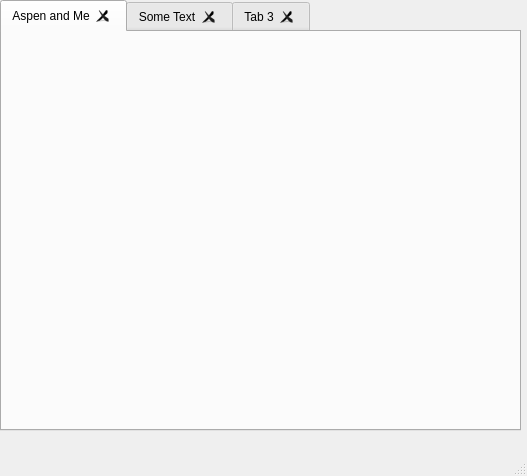
<?xml version="1.0" encoding="UTF-8"?>
<ui version="4.0">
 <class>MainWindow</class>
 <widget class="QMainWindow" name="MainWindow">
  <property name="geometry">
   <rect>
    <x>0</x>
    <y>0</y>
    <width>527</width>
    <height>476</height>
   </rect>
  </property>
  <property name="windowTitle">
   <string>MainWindow</string>
  </property>
  <widget class="QWidget" name="centralwidget">
   <widget class="QTabWidget" name="tabWidget">
    <property name="geometry">
     <rect>
      <x>0</x>
      <y>0</y>
      <width>521</width>
      <height>431</height>
     </rect>
    </property>
    <property name="currentIndex">
     <number>0</number>
    </property>
    <property name="tabsClosable">
     <bool>true</bool>
    </property>
    <widget class="QWidget" name="tab">
     <attribute name="title">
      <string>Aspen and Me</string>
     </attribute>
     <widget class="QLabel" name="label">
      <property name="geometry">
       <rect>
        <x>10</x>
        <y>20</y>
        <width>501</width>
        <height>381</height>
       </rect>
      </property>
      <property name="text">
       <string/>
      </property>
      <property name="pixmap">
       <pixmap>../gui/images/aspen.png</pixmap>
      </property>
     </widget>
    </widget>
    <widget class="QWidget" name="tab_2">
     <attribute name="title">
      <string>Some Text</string>
     </attribute>
     <widget class="QLabel" name="label_2">
      <property name="geometry">
       <rect>
        <x>40</x>
        <y>120</y>
        <width>431</width>
        <height>131</height>
       </rect>
      </property>
      <property name="font">
       <font>
        <pointsize>36</pointsize>
       </font>
      </property>
      <property name="text">
       <string>This is Text! Tab 2!!</string>
      </property>
     </widget>
    </widget>
    <widget class="QWidget" name="tab_3">
     <attribute name="title">
      <string>Tab 3</string>
     </attribute>
    </widget>
   </widget>
  </widget>
  <widget class="QMenuBar" name="menubar">
   <property name="geometry">
    <rect>
     <x>0</x>
     <y>0</y>
     <width>527</width>
     <height>21</height>
    </rect>
   </property>
  </widget>
  <widget class="QStatusBar" name="statusbar"/>
 </widget>
 <resources/>
 <connections/>
</ui>
